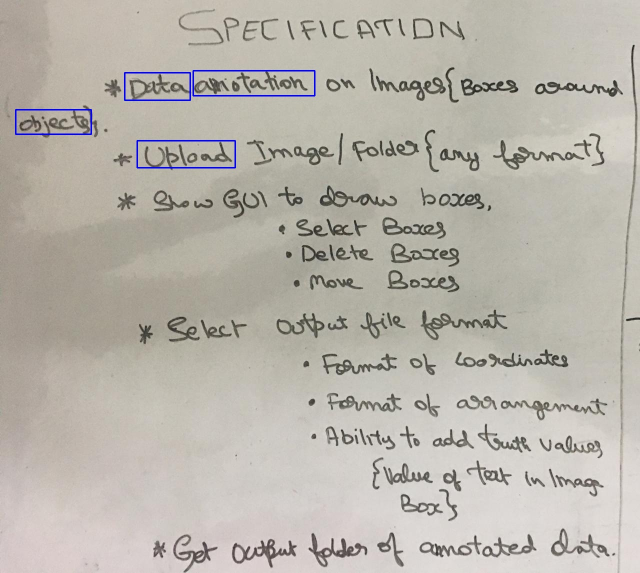
#> input picture Validate_Draw/anirudhrv_test_custom_draw.jpeg, 1280 x 1145 px (shown at 1/2 size)
$ python -i ssd_data.py   (imports and definitions only)   (older library calls are emulated)
#> lines starting #> are read from the running program, lines starting #| are printed output that depends on the picture
"""Some utils for data augmentation."""

import numpy as np
import cv2
import random
import os

eps = 1e-10

class BaseGTUtility(object):
    """Base class for handling datasets.

    Derived classes should implement the following attributes and call the init methode:
        gt_path         str
        image_path      str
        classes         list of str, first class is normaly 'Background'
        image_names     list of str
        data            list of array (boxes, n * xy + one_hot_class)
    optional attributes are:
        text            list of list of str
    """
    # [290 lines left out: functions __init__, init, __str__, plot_gt, plot_input, sample and 6 more, not called in this run]


class InputGenerator(object):
    """Model input generator for data augmentation."""
    # TODO
    # flag to protect bounding boxes from cropping?
    # crop range > 1.0? crop_area_range=[0.75, 1.25]

    # [34 lines left out: functions __init__, __str__, not called in this run]

    def grayscale(self, rgb):
        return rgb.dot([0.299, 0.587, 0.114])

    # [264 lines left out: functions saturation, brightness, contrast, lighting, noise, horizontal_flip and 5 more, not called in this run]


def preprocess_image(file_name, size=(300,300), lib='skimage'):
    """Preprocess a given image for models trained on ImageNet.
        Does the following steps: load, resize, subtract mean

    # Arguments
        file_name: Path to source image file.
        size: Target image size (height, width).
        lib: Name of the library being usesd
            'pil', 'scipy', 'skimage', 'opencv'

    # Returns
        BGR image as numpy array
    """
#> called with size = (300, 300), lib = 'skimage'
    if lib == 'pil':
        import PIL
        img = PIL.Image.open(file_name)
        img = img.resize(size, PIL.Image.BILINEAR)
        img = np.array(img, dtype='float32')
        img = img[:,:,(2,1,0)] # RGB to BGR
    elif lib == 'scipy':
        import scipy.misc
        img = scipy.misc.imread(file_name).astype('float32')
        img = scipy.misc.imresize(img, size).astype('float32')
        img = img[:,:,(2,1,0)] # RGB to BGR
    elif lib == 'opencv':
        import cv2
        h, w = size
        img = cv2.imread(file_name)
        img = cv2.resize(img, (w,h), cv2.INTER_LINEAR).astype('float32')
        img = img.astype('float32')
    else:
        # same as in caffe implementation
        import skimage.io
        import skimage.transform
        img = skimage.io.imread(file_name)
#> img is the input picture: shape (1145, 1280, 3); mean R, G, B 185, 180.5, 171.9
        img = img.astype('float32')
        img = img/255.
        img_min = img.min()
#> img_min = 0
        img_max = img.max()
#> img_max = 1
        img = (img - img_min) / (img_max - img_min)
        img = skimage.transform.resize(img, size, order=1) # interpolation order, default is linear
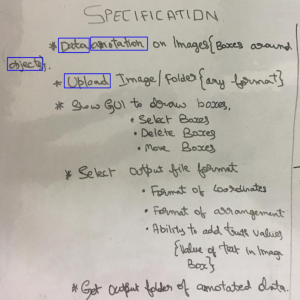
#> img: shape (300, 300, 3) float32; mean R, G, B 0.725, 0.708, 0.674
        img = img * (img_max - img_min) + img_min
        img = img.astype('float32')
        img *= 255 # the reference model operates on images in [0,255] range instead of [0,1]
        img = img[:,:,(2,1,0)] # RGB to BGR

    # [6 lines of commented-out code are left out]
    mean = np.array([104,117,123])
    img -= mean[np.newaxis, np.newaxis, :] # subtract mean
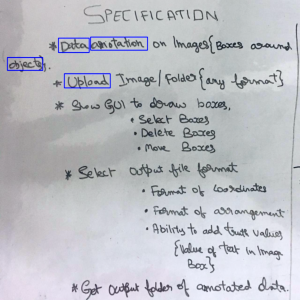
#> img: shape (300, 300, 3) float32; mean B, G, R 67.9, 63.5, 62; drawn with min black and max white

    #print((img.shape, img.max(), input_img.min(), img[1,150,150]))

    return img

    # %%timeit
    # pil:     3.57 ms ± 17 µs
    # scipy:   5.33 ms ± 15.2 µs
    # opencv:  2.24 ms ± 11.2 µs
    # skimage: 8.81 ms ± 25.3 µs
    # per loop (mean ± std. dev. of 7 runs, 100 loops each)

>>> result = preprocess_image('../../../Validate_Draw/anirudhrv_test_custom_draw.jpeg')
